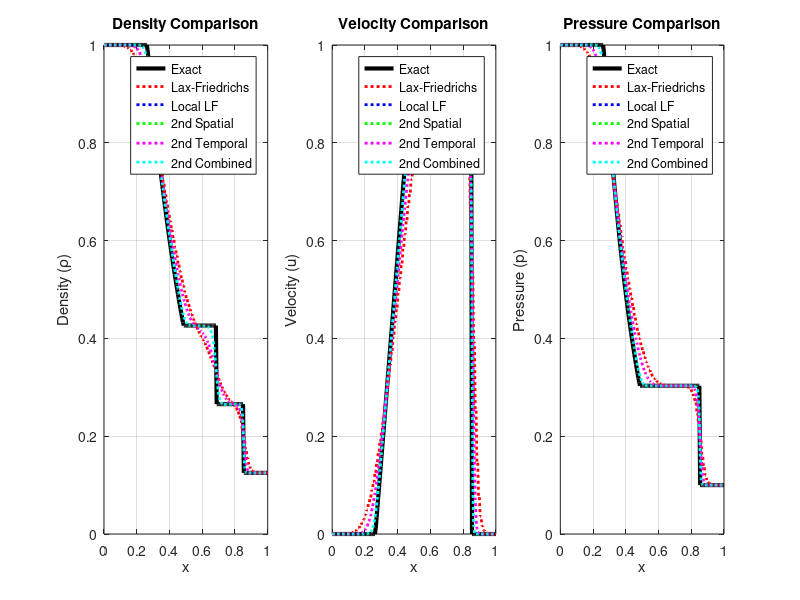

MATLAB code for this plot: (Note: this script raises an error after producing the figure.)
function compare_all_methods()
    % Compare all numerical methods with exact solution
    
    % Common parameters
    rho_L = 1.0; u_L = 0.0; p_L = 1.0;
    rho_R = 0.125; u_R = 0.0; p_R = 0.1;
    gamma = 1.4;
    N = 200;
    x = linspace(0, 1, N);
    t_final = 0.2;
    
    % Get all solutions
    fprintf('Computing exact solution...\n');
    [rho_exact, u_exact, p_exact] = solve_exact(x, t_final, gamma);
    
    fprintf('Computing Lax-Friedrichs solution...\n');
    [rho_lf, u_lf, p_lf] = solve_lax_friedrichs(x, t_final, gamma);
    
    fprintf('Computing Local Lax-Friedrichs solution...\n');
    [rho_llf, u_llf, p_llf] = solve_local_lax_friedrichs(x, t_final, gamma);
    
    fprintf('Computing 2nd order spatial solution...\n');
    [rho_spatial2, u_spatial2, p_spatial2] = solve_spatial2(x, t_final, gamma);
    
    fprintf('Computing 2nd order temporal solution...\n');
    [rho_temporal2, u_temporal2, p_temporal2] = solve_temporal2(x, t_final, gamma);
    
    fprintf('Computing combined 2nd order solution...\n');
    [rho_combined, u_combined, p_combined] = solve_combined(x, t_final, gamma);
    
    % Create comparison plots
    figure('Position', [100, 100, 1200, 400]);
    set(gcf, 'Color', 'white');
    
    % Density comparison
    subplot(1,3,1);
    plot(x, rho_exact, 'k-', 'LineWidth', 3, 'DisplayName', 'Exact');
    hold on;
    plot(x, rho_lf, 'r:', 'LineWidth', 2, 'DisplayName', 'Lax-Friedrichs');
    plot(x, rho_llf, 'b:', 'LineWidth', 2, 'DisplayName', 'Local LF');
    plot(x, rho_spatial2, 'g:', 'LineWidth', 2, 'DisplayName', '2nd Spatial');
    plot(x, rho_temporal2, 'm:', 'LineWidth', 2, 'DisplayName', '2nd Temporal');
    plot(x, rho_combined, 'c:', 'LineWidth', 2, 'DisplayName', '2nd Combined');
    xlabel('x');
    ylabel('Density (\rho)');
    title('Density Comparison');
    legend('Location', 'best');
    grid on;
    
    % Velocity comparison
    subplot(1,3,2);
    plot(x, u_exact, 'k-', 'LineWidth', 3, 'DisplayName', 'Exact');
    hold on;
    plot(x, u_lf, 'r:', 'LineWidth', 2, 'DisplayName', 'Lax-Friedrichs');
    plot(x, u_llf, 'b:', 'LineWidth', 2, 'DisplayName', 'Local LF');
    plot(x, u_spatial2, 'g:', 'LineWidth', 2, 'DisplayName', '2nd Spatial');
    plot(x, u_temporal2, 'm:', 'LineWidth', 2, 'DisplayName', '2nd Temporal');
    plot(x, u_combined, 'c:', 'LineWidth', 2, 'DisplayName', '2nd Combined');
    xlabel('x');
    ylabel('Velocity (u)');
    title('Velocity Comparison');
    legend('Location', 'best');
    grid on;
    
    % Pressure comparison
    subplot(1,3,3);
    plot(x, p_exact, 'k-', 'LineWidth', 3, 'DisplayName', 'Exact');
    hold on;
    plot(x, p_lf, 'r:', 'LineWidth', 2, 'DisplayName', 'Lax-Friedrichs');
    plot(x, p_llf, 'b:', 'LineWidth', 2, 'DisplayName', 'Local LF');
    plot(x, p_spatial2, 'g:', 'LineWidth', 2, 'DisplayName', '2nd Spatial');
    plot(x, p_temporal2, 'm:', 'LineWidth', 2, 'DisplayName', '2nd Temporal');
    plot(x, p_combined, 'c:', 'LineWidth', 2, 'DisplayName', '2nd Combined');
    xlabel('x');
    ylabel('Pressure (p)');
    title('Pressure Comparison');
    legend('Location', 'best');
    grid on;
    
    sgtitle('Comparison of Numerical Methods at t = 0.2');
    
    % Save as TikZ
    matlab2tikz('../report/figure/methods_comparison.tex');
    fprintf('Comparison complete. Results saved to methods_comparison.tex\n');
end

function [rho, u, p] = solve_exact(x, t, gamma)
    rho_L = 1.0; u_L = 0.0; p_L = 1.0;
    rho_R = 0.125; u_R = 0.0; p_R = 0.1;
    x0 = 0.5;
    
    a_L = sqrt(gamma * p_L / rho_L);
    p_star = solve_star_pressure(p_L, p_R, u_L, u_R, rho_L, rho_R, gamma);
    u_star = u_L + (2*a_L/(gamma-1)) * (1 - (p_star/p_L)^((gamma-1)/(2*gamma)));
    
    rho_L_star = rho_L * (p_star/p_L)^(1/gamma);
    beta = (gamma+1)/(gamma-1);
    rho_R_star = rho_R * (1 + beta*(p_star/p_R)) / (beta + (p_star/p_R));
    
    a_L_star = sqrt(gamma * p_star / rho_L_star);
    S_HL = u_L - a_L;
    S_TL = u_star - a_L_star;
    S_contact = u_star;
    a_R = sqrt(gamma * p_R / rho_R);
    S_shock = u_R + a_R * sqrt((gamma+1)/(2*gamma) * (p_star/p_R) + (gamma-1)/(2*gamma));
    
    N = length(x);
    rho = zeros(1, N); u = zeros(1, N); p = zeros(1, N);
    
    for i = 1:N
        xi = (x(i) - x0) / t;
        if xi < S_HL
            rho(i) = rho_L; u(i) = u_L; p(i) = p_L;
        elseif xi < S_TL
            u_fan = (2/(gamma+1)) * (a_L + xi + (gamma-1)/2 * u_L);
            a_fan = u_fan - xi;
            rho(i) = rho_L * (a_fan/a_L)^(2/(gamma-1));
            u(i) = u_fan;
            p(i) = p_L * (a_fan/a_L)^(2*gamma/(gamma-1));
        elseif xi < S_contact
            rho(i) = rho_L_star; u(i) = u_star; p(i) = p_star;
        elseif xi < S_shock
            rho(i) = rho_R_star; u(i) = u_star; p(i) = p_star;
        else
            rho(i) = rho_R; u(i) = u_R; p(i) = p_R;
        end
    end
end

function [rho, u, p] = solve_lax_friedrichs(x, t_final, gamma)
    [W] = run_method(x, t_final, gamma, @update_lf);
    [rho, u, p] = extract_primitives(W, gamma);
end

function [rho, u, p] = solve_local_lax_friedrichs(x, t_final, gamma)
    [W] = run_method(x, t_final, gamma, @update_llf);
    [rho, u, p] = extract_primitives(W, gamma);
end

function [rho, u, p] = solve_spatial2(x, t_final, gamma)
    [W] = run_method(x, t_final, gamma, @update_spatial2);
    [rho, u, p] = extract_primitives(W, gamma);
end

function [rho, u, p] = solve_temporal2(x, t_final, gamma)
    [W] = run_method_heun(x, t_final, gamma, @update_llf);
    [rho, u, p] = extract_primitives(W, gamma);
end

function [rho, u, p] = solve_combined(x, t_final, gamma)
    [W] = run_method_heun(x, t_final, gamma, @update_spatial2);
    [rho, u, p] = extract_primitives(W, gamma);
end

function W = run_method(x, t_final, gamma, update_func)
    W = initialize_solution(x, gamma);
    N = length(x); dx = x(2) - x(1); t = 0; CFL = 0.5;
    
    while t < t_final
        dt = min(CFL * dx / calculate_max_speed(W, gamma), t_final - t);
        W = update_func(W, dt, dx, gamma);
        W(:,1) = W(:,2); W(:,N) = W(:,N-1);
        t = t + dt;
    end
end

function W = run_method_heun(x, t_final, gamma, rhs_func)
    W = initialize_solution(x, gamma);
    N = length(x); dx = x(2) - x(1); t = 0; CFL = 0.5;
    
    while t < t_final
        dt = min(CFL * dx / calculate_max_speed(W, gamma), t_final - t);
        
        K1 = rhs_func(W, dt, dx, gamma);
        W_star = W + dt * K1;
        W_star(:,1) = W_star(:,2); W_star(:,N) = W_star(:,N-1);
        
        K2 = rhs_func(W_star, dt, dx, gamma);
        W = W + (dt/2) * (K1 + K2);
        W(:,1) = W(:,2); W(:,N) = W(:,N-1);
        
        t = t + dt;
    end
end

function W = initialize_solution(x, gamma)
    rho_L = 1.0; u_L = 0.0; p_L = 1.0;
    rho_R = 0.125; u_R = 0.0; p_R = 0.1;
    N = length(x);
    W = zeros(3, N);
    
    for i = 1:N
        if x(i) < 0.5
            W(1,i) = rho_L; W(2,i) = rho_L * u_L; W(3,i) = p_L/(gamma-1) + 0.5*rho_L*u_L^2;
        else
            W(1,i) = rho_R; W(2,i) = rho_R * u_R; W(3,i) = p_R/(gamma-1) + 0.5*rho_R*u_R^2;
        end
    end
end

function W_new = update_lf(W, dt, dx, gamma)
    N = size(W, 2);
    W_new = zeros(3, N);
    for i = 2:N-1
        F_left = euler_flux(W(:,i-1), gamma);
        F_right = euler_flux(W(:,i+1), gamma);
        W_new(:,i) = 0.5*(W(:,i-1) + W(:,i+1)) - (dt/(2*dx))*(F_right - F_left);
    end
end

function rhs = update_llf(W, dt, dx, gamma)
    N = size(W, 2);
    rhs = zeros(3, N);
    for i = 2:N-1
        F_i = euler_flux(W(:,i), gamma);
        F_ip1 = euler_flux(W(:,i+1), gamma);
        F_im1 = euler_flux(W(:,i-1), gamma);
        
        alpha_right = max(wave_speed(W(:,i), gamma), wave_speed(W(:,i+1), gamma));
        alpha_left = max(wave_speed(W(:,i-1), gamma), wave_speed(W(:,i), gamma));
        
        F_right = 0.5*(F_i + F_ip1) - 0.5*alpha_right*(W(:,i+1) - W(:,i));
        F_left = 0.5*(F_im1 + F_i) - 0.5*alpha_left*(W(:,i) - W(:,i-1));
        
        rhs(:,i) = -(F_right - F_left) / dx;
    end
end

function rhs = update_spatial2(W, dt, dx, gamma)
    N = size(W, 2);
    rhs = zeros(3, N);
    
    % Calculate slopes with minmod
    W_slope = zeros(3, N);
    for i = 2:N-1
        for k = 1:3
            slope_left = (W(k,i) - W(k,i-1)) / dx;
            slope_right = (W(k,i+1) - W(k,i)) / dx;
            W_slope(k,i) = minmod(slope_left, slope_right);
        end
    end
    
    for i = 2:N-1
        % Reconstruct at interfaces
        W_left = W(:,i) + W_slope(:,i) * dx/2;
        W_right = W(:,i+1) - W_slope(:,i+1) * dx/2;
        
        F_left = euler_flux(W_left, gamma);
        F_right = euler_flux(W_right, gamma);
        alpha_right = max(wave_speed(W_left, gamma), wave_speed(W_right, gamma));
        F_right_interface = 0.5*(F_left + F_right) - 0.5*alpha_right*(W_right - W_left);
        
        W_left_prev = W(:,i-1) + W_slope(:,i-1) * dx/2;
        W_right_prev = W(:,i) - W_slope(:,i) * dx/2;
        
        F_left_prev = euler_flux(W_left_prev, gamma);
        F_right_prev = euler_flux(W_right_prev, gamma);
        alpha_left = max(wave_speed(W_left_prev, gamma), wave_speed(W_right_prev, gamma));
        F_left_interface = 0.5*(F_left_prev + F_right_prev) - 0.5*alpha_left*(W_right_prev - W_left_prev);
        
        rhs(:,i) = -(F_right_interface - F_left_interface) / dx;
    end
end

% Helper functions
function result = minmod(a, b)
    if a*b > 0
        result = sign(a) * min(abs(a), abs(b));
    else
        result = 0;
    end
end

function F = euler_flux(W, gamma)
    rho = W(1); u = W(2)/rho; E = W(3);
    p = (gamma-1)*(E - 0.5*rho*u^2);
    F = [rho*u; rho*u^2 + p; u*(E + p)];
end

function alpha = wave_speed(W, gamma)
    rho = W(1); u = W(2)/rho; E = W(3);
    p = (gamma-1)*(E - 0.5*rho*u^2);
    c = sqrt(gamma*p/rho);
    alpha = abs(u) + c;
end

function max_speed = calculate_max_speed(W, gamma)
    N = size(W, 2);
    max_speed = 0;
    for i = 1:N
        max_speed = max(max_speed, wave_speed(W(:,i), gamma));
    end
end

function [rho, u, p] = extract_primitives(W, gamma)
    rho = W(1,:);
    u = W(2,:) ./ W(1,:);
    E = W(3,:);
    p = (gamma-1)*(E - 0.5*W(1,:).*u.^2);
end

function p_star = solve_star_pressure(p_L, p_R, u_L, u_R, rho_L, rho_R, gamma)
    a_L = sqrt(gamma * p_L / rho_L);
    p = (p_L + p_R) / 2;
    A_R = 2 / ((gamma + 1) * rho_R);
    B_R = (gamma - 1) / (gamma + 1) * p_R;
    
    for iter = 1:100
        u_L_star = u_L + (2*a_L/(gamma-1)) * (1 - (p/p_L)^((gamma-1)/(2*gamma)));
        u_R_star = u_R + (p - p_R) * sqrt(A_R / (p + B_R));
        f = u_L_star - u_R_star;
        
        du_L_dp = -(1/(rho_L * a_L)) * (p/p_L)^(-(gamma+1)/(2*gamma));
        du_R_dp = sqrt(A_R / (p + B_R)) * (1 - (p - p_R)/(2*(p + B_R)));
        f_prime = du_L_dp - du_R_dp;
        
        p_new = p - f / f_prime;
        if abs(p_new - p) / p < 1e-6
            p_star = p_new; return;
        end
        p = p_new;
    end
    p_star = p;
end
